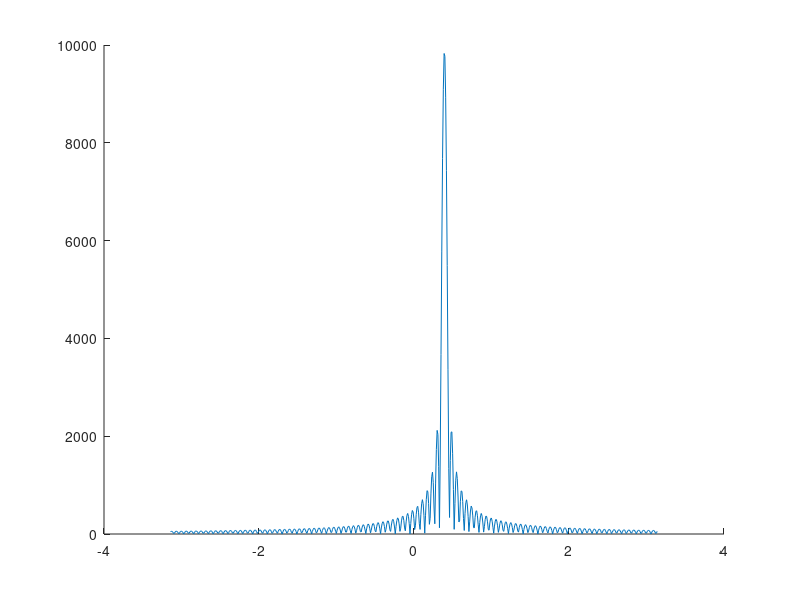
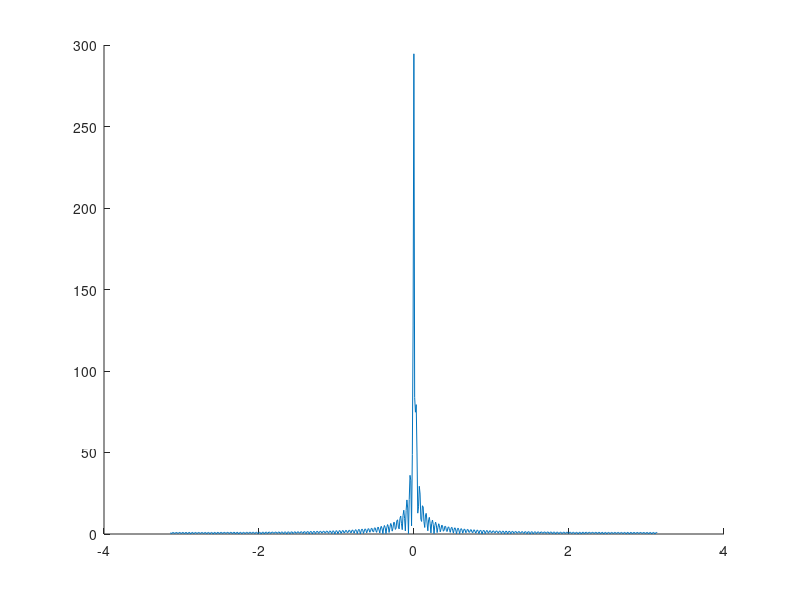
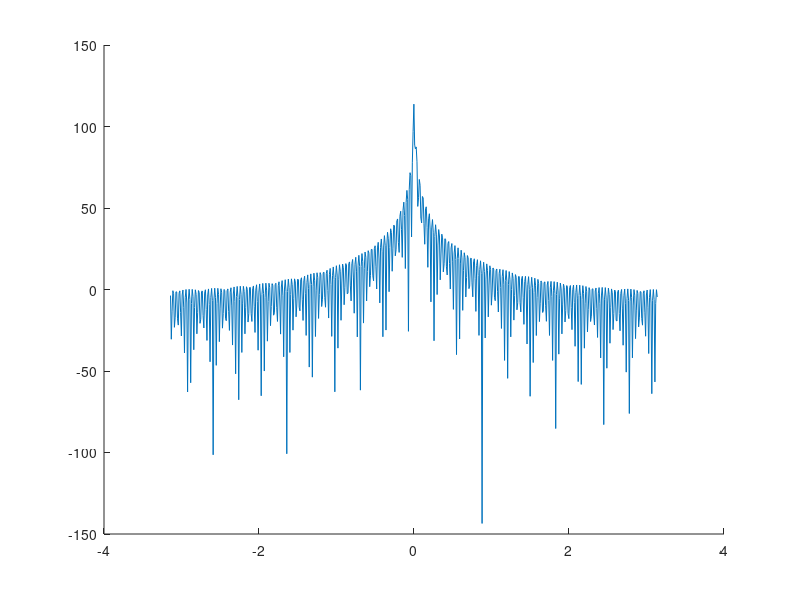

These figures' MATLAB source, in order:
%%
%Subpunctul a)
omega = -pi : 0.01 : pi;        %grila de frecvente cu pas 0.01
omega0 = pi/8;
N = 100;
j = sqrt (-1);
n = 0 : 0.01 : N-1;
xn = exp(j*n*omega0);        %Semnalul dat.
X = xn * exp(-j*n'*omega);   %Calcului transformatei Fourier

figure; hold on;
plot(omega, abs(X))          %Graficul spectrului
hold off;

max_spectru = max(abs(X))
%%
%Subpunctul b)
figure; hold on;
X2 = freqz (xn, 1, omega);
plot ( omega, abs(X2));     %Trasez graficul spectrului calculat cu ajutorul functiei freqz
hold off;

figure; hold on;
plot(omega, 20*log(X2))     %Trasez graficul spectrului calculat cu ajutorul functie freqz, insa in reprezentare logaritmica
hold off;

%%
%Subpunctul c)
sp = @(omega) abs ((sin ((omega- omega0)'*N/2))/(sin ((omega- omega0)'/2)));  %Implementez formula 2.16
spp = sp(0.3927)    %Calculez formula in functie de omega0

%In mod ideal egalittea se verifica pentru ca exista o diferenta mica pe
%axa Y intre cele 2 puncte(x si n), dar in realitate spectrul lui omega0
%tinde la n, dar nu ajunge niciodata la n => nu este egalitate.
